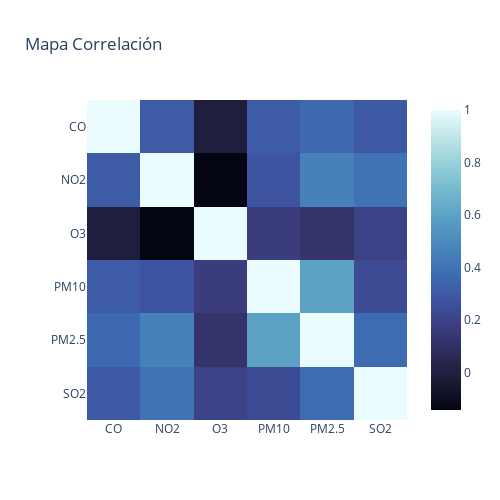

The notebook cell this image was saved under:
### Code cell
fig = px.imshow(cont.corr(), color_continuous_scale='ice', title='Mapa Correlación')

fig.layout.height = 500
fig.layout.width = 500

fig.show()

### Figure 1 — Plotly figure (JSON) as saved in the notebook; plotly's stock layout.template omitted (floating-point values rounded to 4 significant figures)
{"data": [{"coloraxis": "coloraxis", "hovertemplate": "x: %{x}<br>y: %{y}<br>color: %{z}<extra></extra>", "name": "0", "type": "heatmap", "x": ["CO", "NO2", "O3", "PM10", "PM2.5", "SO2"], "xaxis": "x", "y": ["CO", "NO2", "O3", "PM10", "PM2.5", "SO2"], "yaxis": "y", "z": [[1, 0.3095, -0.006822, 0.3061, 0.3574, 0.2964], [0.3095, 1, -0.1436, 0.2778, 0.4619, 0.3999], [-0.006822, -0.1436, 1, 0.1661, 0.1202, 0.1933], [0.3061, 0.2778, 0.1661, 1, 0.5977, 0.2376], [0.3574, 0.4619, 0.1202, 0.5977, 1, 0.3718], [0.2964, 0.3999, 0.1933, 0.2376, 0.3718, 1]]}], "layout": {"coloraxis": {"colorscale": [[0, "rgb(3, 5, 18)"], [0.09091, "rgb(25, 25, 51)"], [0.1818, "rgb(44, 42, 87)"], [0.2727, "rgb(58, 60, 125)"], [0.3636, "rgb(62, 83, 160)"], [0.4545, "rgb(62, 109, 178)"], [0.5455, "rgb(72, 134, 187)"], [0.6364, "rgb(89, 159, 196)"], [0.7273, "rgb(114, 184, 205)"], [0.8182, "rgb(149, 207, 216)"], [0.9091, "rgb(192, 229, 232)"], [1, "rgb(234, 252, 253)"]]}, "height": 500, "title": {"text": "Mapa Correlación"}, "width": 500, "xaxis": {"anchor": "y", "constrain": "domain", "domain": [0, 1], "scaleanchor": "y"}, "yaxis": {"anchor": "x", "autorange": "reversed", "constrain": "domain", "domain": [0, 1]}}}
